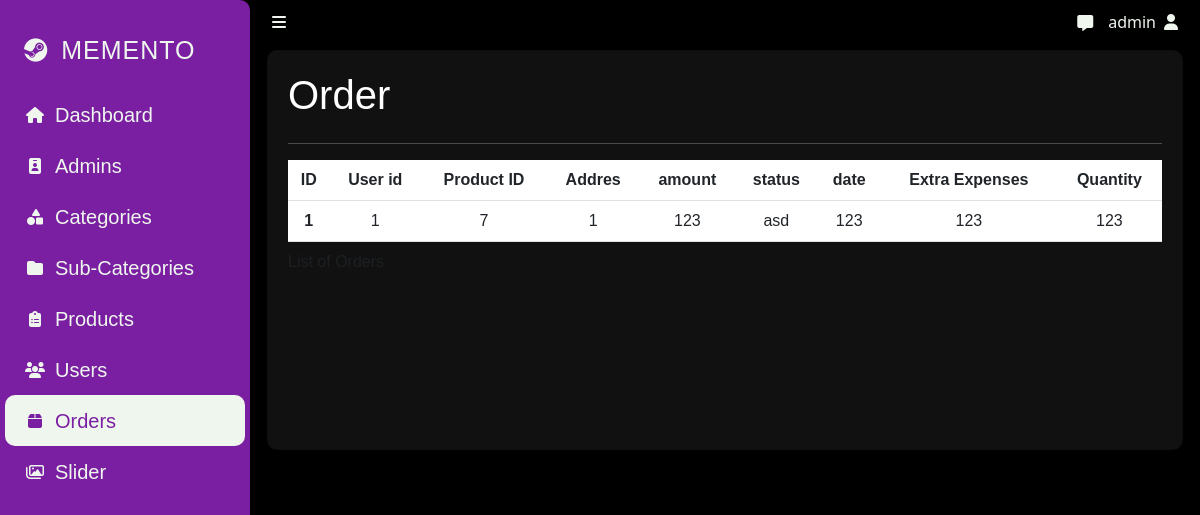
The page /admin/order.php (signed in) on the database as committed earlier.
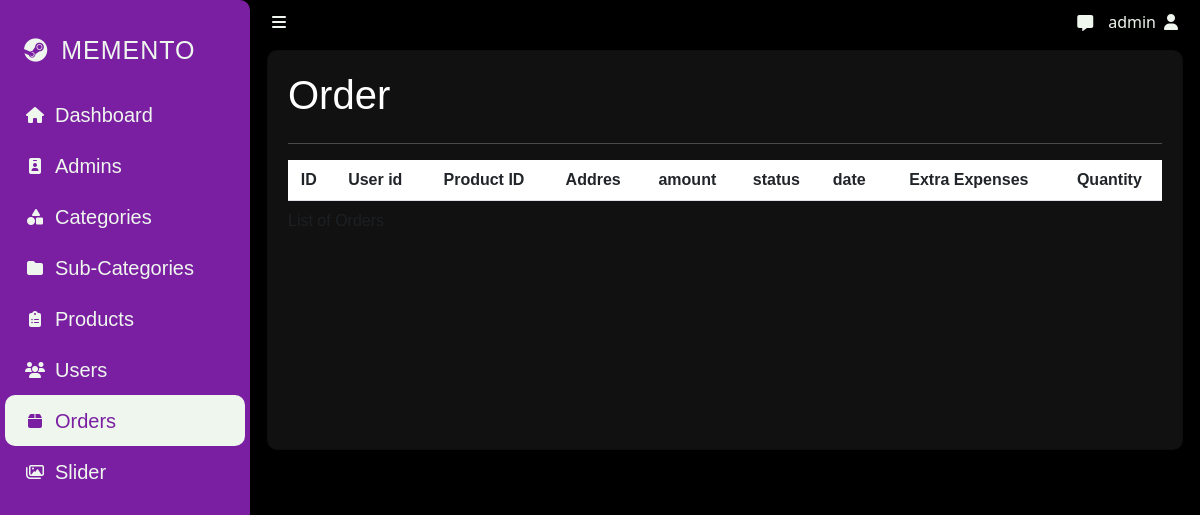
The same page on the database as committed later.
### tables this page shows
CREATE TABLE IF NOT EXISTS `orders` (
  `id` int(11) NOT NULL AUTO_INCREMENT,
  `user_id` int(11) NOT NULL,
  `product_id` int(11) NOT NULL,
  `address_id` int(11) NOT NULL,
  `amount` int(11) NOT NULL,
  `status` varchar(255) NOT NULL,
  `date` int(11) NOT NULL,
  `extra_expenses` int(11) NOT NULL,
  `quantity` int(11) NOT NULL,
  PRIMARY KEY (`id`),
  KEY `FK_order_user` (`user_id`),
  KEY `FK_order_product` (`product_id`)
);

### admin/order.php (the view, shortened to what this page needs)
<?php
include("template/header.php");
include("../global/api/conn.php");
?>
<div class="card">
    <h1>Order</h1>
    <hr>
    <table id="table" class="table table-responsive text-center">
        <caption>List of Orders</caption>
        <?php
        $sql = "SELECT * FROM orders";
        $result = mysqli_query($conn, $sql);
        $output = '<thead>'
            . '<tr>'
            . '<th>ID</th>'
            . '<th>User id</th>'
            . '<th>Product ID</th>'
            . '<th>Addres</th>'
            . '<th>amount</th>'
            . '<th>status</th>'
            . '<th>date</th>'
            . '<th>Extra Expenses</th>'
            . '<th>Quantity</th>'
            . '</tr>'
            . '</thead>'
            . '<tbody>';
        while ($row = mysqli_fetch_assoc($result)) {
            $output .= '<tr>'
                . '<th scope="row">' . $row['id'] . '</td>'
                . '<td>' . $row['user_id'] . '</td>'
                . '<td>' . $row['product_id'] . '</td>'
                . '<td>' . $row['address_id'] . '</td>'
                . '<td>' . $row['amount'] . '</td>'
                . '<td>' . $row['status'] . '</td>'
                . '<td>' . $row['date'] . '</td>'
                . '<td>' . $row['extra_expenses'] . '</td>'
                . '<td>' . $row['quantity'] . '</td>'
                . '</td>'
                . '</tr>';
        }
        $output .= "</tbody>";
        echo $output;
        ?>
    </table>
</div>

### admin/template/header.php (shortened to what this page needs)
<!DOCTYPE html>
<html lang="en">
<head>
    <link href="https://cdn.jsdelivr.net/npm/bootstrap@5.3.0-alpha1/dist/css/bootstrap.min.css" rel="stylesheet"
>
    <link rel="stylesheet" href="https://cdn.datatables.net/1.13.1/css/dataTables.bootstrap5.min.css">
    <link rel="stylesheet" href="https://cdnjs.cloudflare.com/ajax/libs/font-awesome/6.2.0/css/all.min.css"
 />
    <link rel="stylesheet" href="../css/nice-select.css">
    <link rel="stylesheet" href="css/global.css">
    <link rel="stylesheet" href="css/panel.css">
</head>
<body>
    <?php
    include("../global/api/conn.php");
    ?>
    <div class="hero">
        <div class="sidebar active">
            <div class="brand">
                <a href="index.php" class="brand-link">
                    <i class="fa-brands fa-steam"></i>
                </a>
                <a href="index.php" class="brand-link">
                    <span class="brand_name">MEMENTO</span>
                </a>
            </div>
            <div class="navigation">
                <ul class="items-list">
                    <li class="item" data-bs-toggle="tooltip" data-bs-title="Dashboard" data-bs-placement="right">
                        <a href="dashboard.php">
                            <i class="fa-solid fa-house"></i>
                            <span class="links_name">Dashboard</span>
                        </a>
                    </li>
                    <?php
                    if (isset($_SESSION["super"]) && $_SESSION["super"] == 1) {
                        ?>
                        <li class="item" data-bs-toggle="tooltip" data-bs-title="Admins" data-bs-placement="right">
                            <a href="admin.php">
                                <i class="fa-solid fa-id-badge"></i>
                                <span class="links_name">Admins</span>
                            </a>
                        </li>
                        <?php
                    }
                    ?>
                    <li class="item" data-bs-toggle="tooltip" data-bs-title="Categories" data-bs-placement="right">
                        <a href="category.php">
                            <i class="fa-solid fa-shapes"></i>
                            <span class="links_name">Categories</span>
                        </a>
                    </li>
                    <li class="item" data-bs-toggle="tooltip" data-bs-title="Sub-Categories" data-bs-placement="right">
                        <a href="subcat.php">
                            <i class="fas fa-folder"></i>
                            <span class="links_name">Sub-Categories</span>
                        </a>
                    </li>
                    <li class="item" data-bs-toggle="tooltip" data-bs-title="Products" data-bs-placement="right">
                        <a href="product.php">
                            <i class="fa-solid fa-clipboard-list"></i>
                            <span class="links_name">Products</span>
                        </a>
                    </li>
                    <li class="item" data-bs-toggle="tooltip" data-bs-title="Users" data-bs-placement="right">
                        <a href="user.php">
                            <i class="fa-solid fa-users"></i>
                            <span class="links_name">Users</span>
                        </a>
                    </li>
                    <li class="item" data-bs-toggle="tooltip" data-bs-title="Orders" data-bs-placement="right">
                        <a href="order.php">
                            <i class="fa-solid fa-box"></i>
                            <span class="links_name">Orders</span>
                        </a>
                    </li>
                    <li class="item" data-bs-toggle="tooltip" data-bs-title="slider" data-bs-placement="right">
                        <a href="slider.php">
                            <i class="fa-regular fa-images"></i>
                            <span class="links_name">Slider</span>
                        </a>
                    </li>
                </ul>
            </div>
        </div>
        <header class="header container-fluid">
            <div class="sidebar-toggler">
                <i class="fa-solid fa-bars"></i>
            </div>
            <div class="chat">
                <a href="#" data-bs-toggle="dropdown" aria-expanded="false" style="text-decoration: none">
                    <i class="fa-solid fa-message"></i>
                </a>
            </div>
            <div class="profile">
                <a href="#" data-bs-toggle="dropdown" aria-expanded="false" style="text-decoration: none">
                    <?php
                    $id = $_SESSION['admin'];
                    $query = "SELECT * FROM admin WHERE id=$id";
                    $result = mysqli_query($conn, $query);
                    $row = mysqli_fetch_assoc($result);
                    echo $row["username"];
                    ?>
                    <i class="fa-solid fa-user ms-2"></i>
                </a>
            </div>
        </header>
        <div class="main container-fluid">

### admin/css/global.css (style rules this page uses)
:root { --primary: #273043; --secondary: #9197AE; --black: #000; --black-1: #111; --black-2: #222; --black-3: #333; --black-4: #444; --black-a: #aaa; --grey: #49494b; --white: #EFF6EE; --white-2: #c7c5c5; --blue: #1F487E; --teal: #00BD9D; --orange: #e75627; --red: #F02D3A; --purple: #7b1fa2; }
* { margin: 0; padding: 0; box-sizing: border-box; }
.main>.card { background-color: var(--black-1); padding: 20px; margin-block: 10px; margin-left: 5px; min-height: 400px; width: calc(100% - 10px); border-radius: 10px; }
.card h1, .table { color: white; font-family: 'Trebuchet MS', 'Lucida Sans Unicode', 'Lucida Grande', 'Lucida Sans', Arial, sans-serif; }
.table { overflow-x: auto; }
hr { color: var(--white); }

### admin/css/panel.css (style rules this page uses)
html { height: 100%; }
body { background-color: var(--black); height: 100%; }
.hero { min-height: 100%; width: 100%; margin: 0; display: flex; }
.sidebar { min-height: 100%; width: 70px; background-color: var(--purple); transition: .4s; transition-delay: .2s; position: fixed; z-index: 3; }
.sidebar.active { min-height: 100%; width: 250px; border-radius: 0 10px 10px 0; display: flex; flex-direction: column; transition: .4s; }
.sidebar .links_name { width: 200px; opacity: 0; pointer-events: none; transition: .4s; }
.sidebar.active .links_name { opacity: 1; transition: opacity .4s; transition-delay: .2s; }
.sidebar .brand .brand_name { pointer-events: none; opacity: 0; transition: .4s; }
.sidebar.active .brand .brand_name { opacity: 1; transition: .4s; transition-delay: .2s; }
.brand { height: 70px; position: absolute; top: 32px; left: 24px; }
.brand>a>i { font-size: 24px; margin-right: 5px; }
.brand-link { text-decoration: none; color: var(--white); font-family: Arial, Helvetica, sans-serif; font-size: 25px; letter-spacing: 1px; }
.items-list { margin-top: 64px; padding-inline: 5px; padding-block: 25px; height: 100%; list-style-type: none; font-family: 'Gill Sans', 'Gill Sans MT', Calibri, 'Trebuchet MS', sans-serif; font-size: 20px; }
.item { padding-block: 10px; padding-inline: 20px; cursor: pointer; width: 100%; border-radius: 10px; }
.item>a { text-decoration: none; width: 100%; color: var(--white); display: inline-grid; grid-template-columns: 20px 100px; column-gap: 10px; grid-auto-flow: column; }
.item>a>i { font-size: 16px; display: flex; justify-content: center; align-items: center; }
.item.active { background-color: var(--white); }
.item:hover>a, .item.active>a { color: var(--purple); }
.header { width: auto; position: fixed; top: 0; right: 0; left: 250px; display: flex; justify-content: flex-start; align-items: center; transition: .4s; z-index: 2; background-color: var(--black); }
.profile, .sidebar-toggler { margin: 10px; text-align: center; cursor: pointer }
.profile>a, .sidebar-toggler>i, .chat>a { color: var(--white); }
.profile>a { text-decoration: none; display: flex; align-items: center; }
.chat { margin-right: 5px; margin-top: 2px; margin-left: auto; }
.main { margin-top: 40px; margin-left: 250px; width: 100%; height: 100%; transition: .4s; overflow-x: hidden; }

Rows that differ between the two databases and show on the page:
removed orders: id "1", user "1", product "7", address "1", amount "123", status "asd", date "123", extra_expenses "123", quantity "123"
